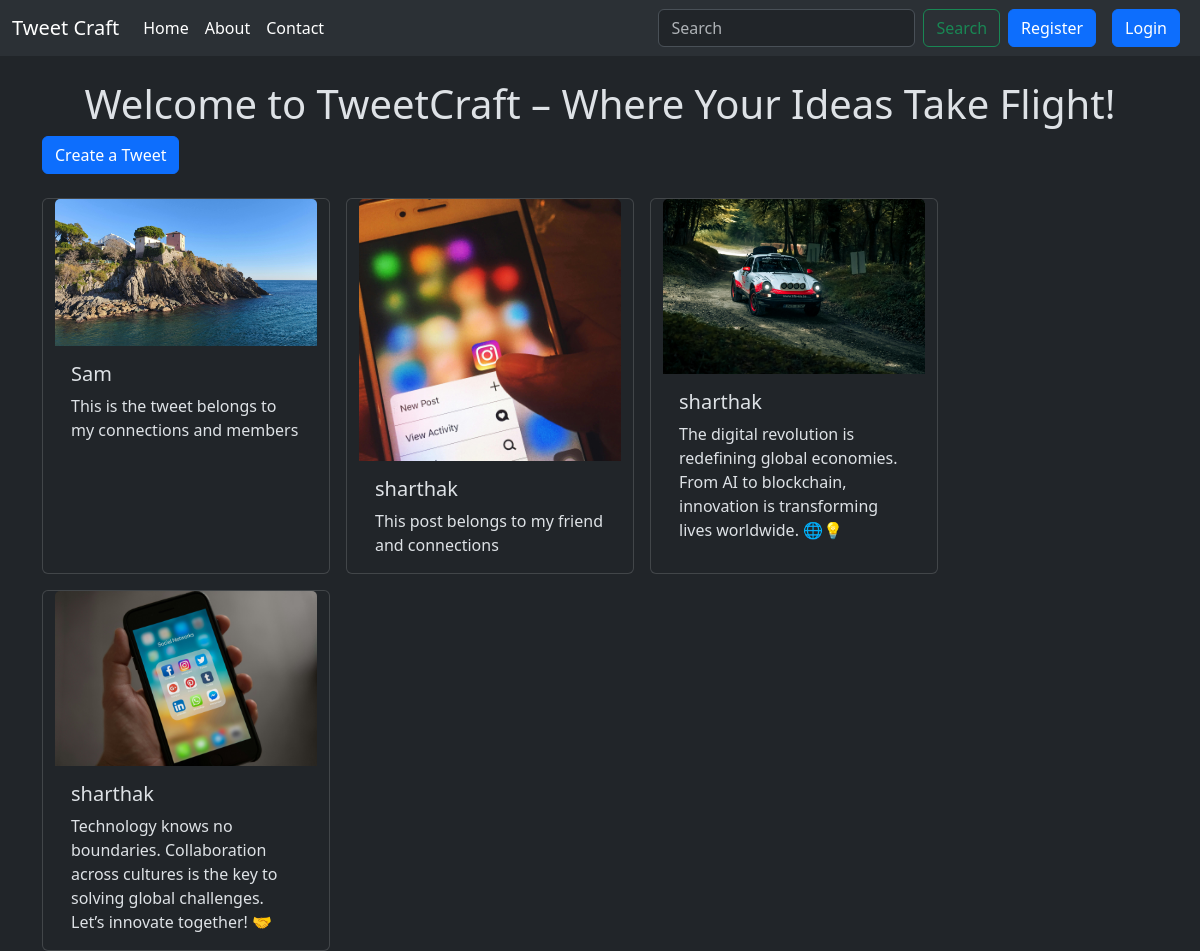
The app's page /chai/ with its own data.
### chai/models.py (models this page shows, shortened)
class Chai(models.Model):
    user = models.ForeignKey(User, on_delete=models.CASCADE)
    text = models.TextField(max_length=200,)
    photo = models.ImageField(upload_to='photos/',blank=True, null=True)
    created_at = models.DateTimeField(auto_now_add=True)
    updated_at = models.DateTimeField(auto_now=True)

### chai/views.py (the view)
# urls.py: path('', views.chai_list, name='chai_list'),
def chai_list(request):
    chais = Chai.objects.all().order_by('-created_at')
    return render(request,'chai_list.html', {'chais':
    chais})

### chai/templates/chai_list.html (shortened to what this page needs)
{% extends "layout.html" %}
{% block content %}
<h1 class="text-center mt-4">Welcome to TweetCraft – Where Your Ideas Take Flight! </h1>
<a class="btn btn-primary mb-4" href="{% url 'chai_create' %}">Create a Tweet</a>
  <div class="container row gap-3 ">
  {% for chai in chais %}
   <div class="card" style="width:18rem; mb-4">
    <img src="{{chai.photo.url}}" class="card-img-top" alt="...">
    <div class="card-body">
      <h5 class="card-title">{{chai.user.username}}</h5>
      <p class="card-text">{{chai.text}}</p>
    </div>
  </div>
  {% endfor %}
  </div>
{% endblock  %}

### templates/layout.html (shortened to what this page needs)
{% load static %}
<!DOCTYPE html>
<html lang="en" data-bs-theme ="dark">
<head>
    <link href="https://cdn.jsdelivr.net/npm/bootstrap@5.3.3/dist/css/bootstrap.min.css" rel="stylesheet">
</head>
<body>
    <nav class="navbar navbar-expand-lg bg-body-tertiary">
        <div class="container-fluid">
          <a class="navbar-brand" href="{% url 'chai_list' %}">Tweet Craft</a>
          <div class="collapse navbar-collapse" id="navbarSupportedContent">
            <ul class="navbar-nav me-auto mb-2 mb-lg-0">
              <li class="nav-item">
                <a href="{% url 'chai_list' %}" class="nav-link active"> Home</a>
              </li>
              <li class="nav-item">
              <a href="{% url 'about' %}" class="nav-link active">About </a>
              </li>
              <li class="nav-item">
                <a href="{% url 'contact' %}" class="nav-link active">Contact </a>
                </li>
            </ul>
            <form class="d-flex" role="search">
              <input class="form-control me-2" type="search" placeholder="Search" aria-label="Search">
              <button class="btn btn-outline-success" type="submit">Search</button>
            </form>
           {% if user.is_authenticated%}
           <form method="post" action="{% url 'logout' %}">
              {% csrf_token %}
              <button class="btn btn-danger">Logout</button>
           </form>
           {% else %}
           <a href="{% url 'register' %}" class="btn btn-primary mx-2 ">Register</a>
           <a href="{% url 'login' %}" class="btn btn-primary mx-2 ">Login</a>
           {% endif %}
          </div>
        </div>
      </nav>
    <div class="container">
        {% block content %}{% endblock  %}
    </div>
</body>
</html>

### records on screen
Chai: photo (picture), user.username "Sam", text "This is the tweet belongs to my connections and members"
Chai: photo (picture), user.username "sharthak", text "This post belongs to my friend and connections"
Chai: photo (picture), user.username "sharthak", text "The digital revolution is redefining global economies. From AI to blockchain, innovation is transforming lives worldwide. 🌐💡"
Chai: photo (picture), user.username "sharthak", text "Technology knows no boundaries. Collaboration across cultures is the key to solving global challenges. Let’s innovate together! 🤝"
